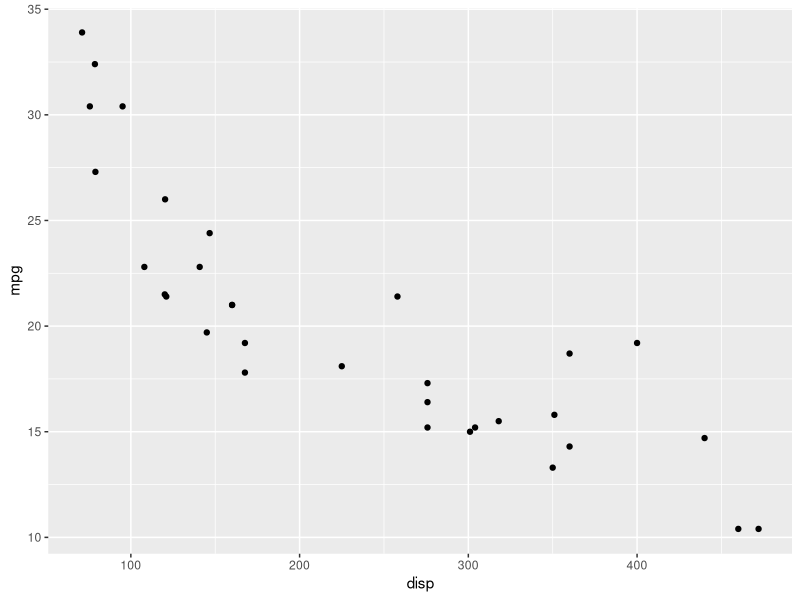
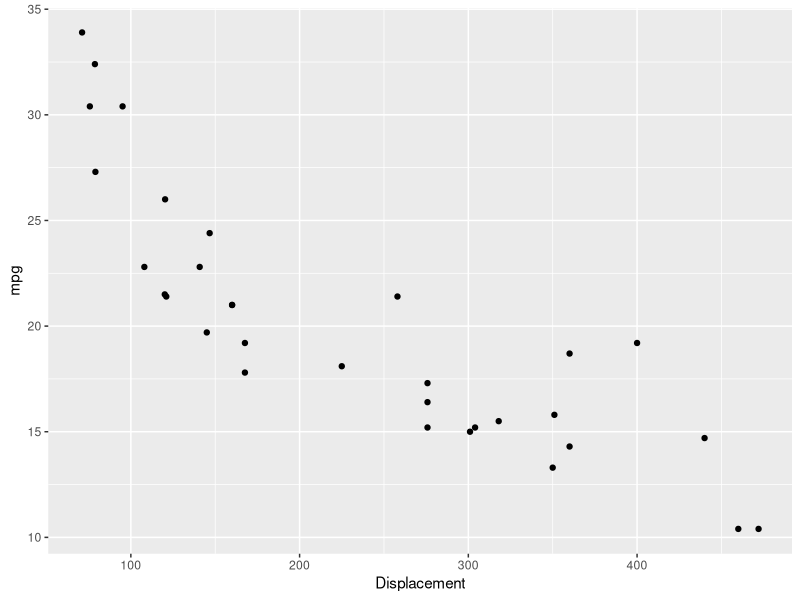
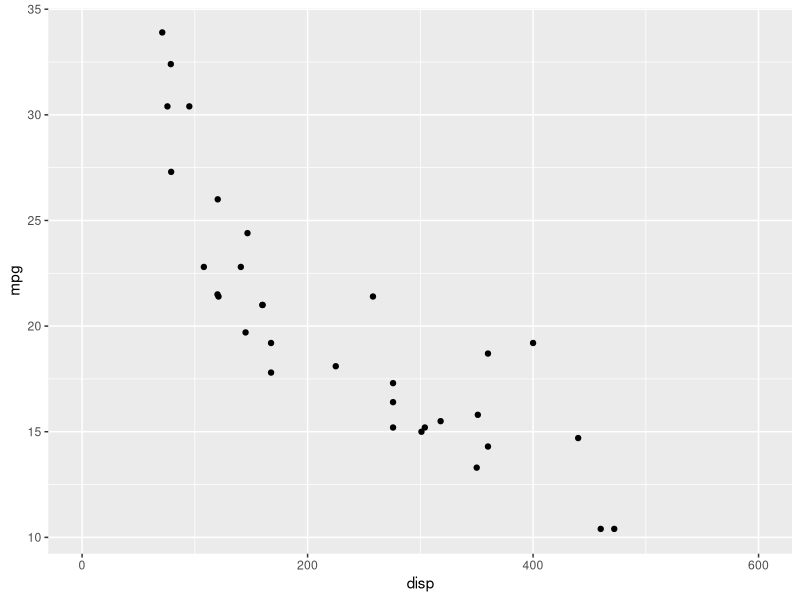
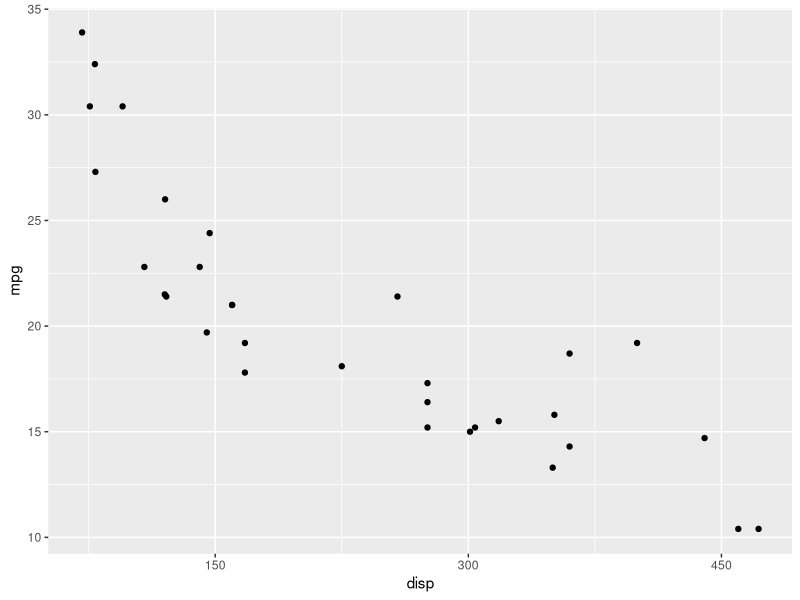
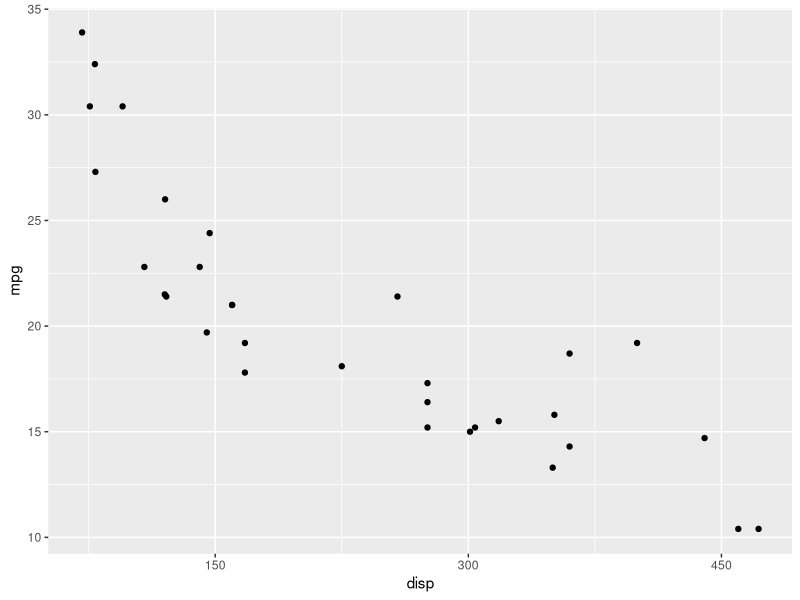
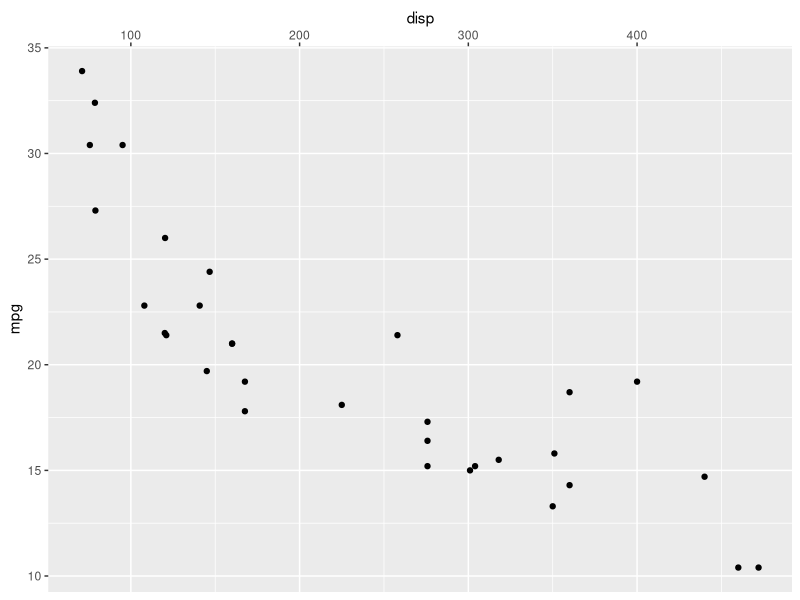
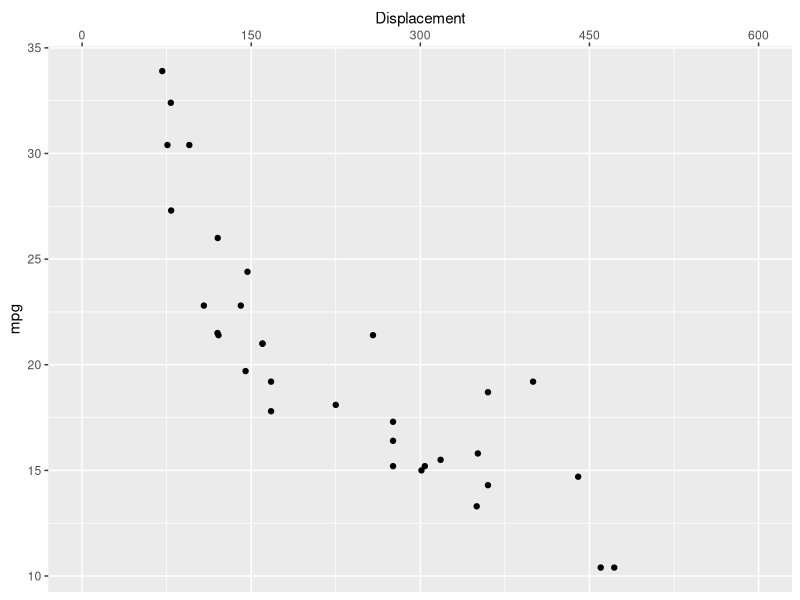
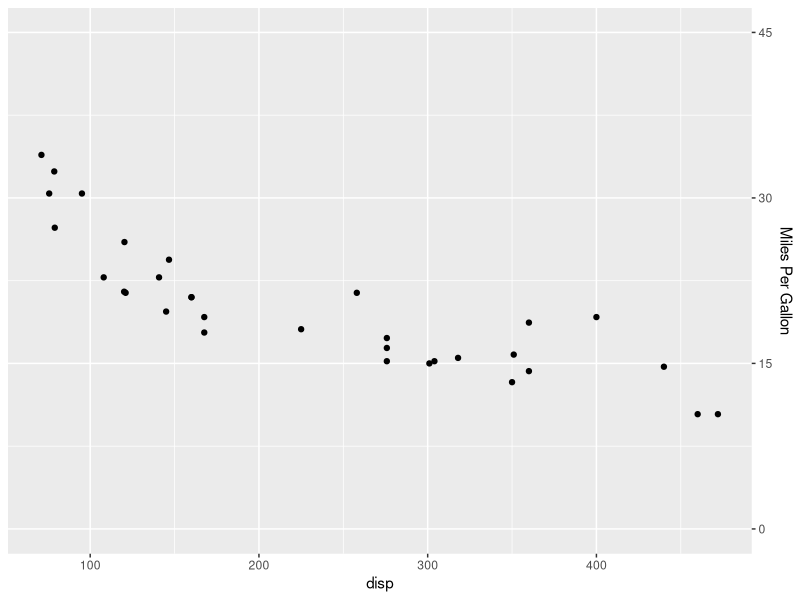

Here is the R script that generated these plots, in order:
## ---- chunk 1
library(ggplot2)
library(dplyr)
library(tidyr)
## ---- chunk 2
ggplot(mtcars) +
  geom_point(aes(disp, mpg))
## ---- chunk 3
ggplot(mtcars) +
  geom_point(aes(disp, mpg)) +
  scale_x_continuous(name = "Displacement")
## ---- chunk 4
ggplot(mtcars) +
  geom_point(aes(disp, mpg)) +
  scale_x_continuous(limits = c(0, 600))
## ---- chunk 5
ggplot(mtcars) +
  geom_point(aes(disp, mpg)) +
  scale_x_continuous(breaks = c(0, 150, 300, 450, 600))
## ---- chunk 6
ggplot(mtcars) +
  geom_point(aes(disp, mpg)) +
  scale_x_continuous(breaks = c(0, 150, 300, 450, 600),
    labels = c('0', '150', '300', '450', '600'))
## ---- chunk 7
ggplot(mtcars) +
  geom_point(aes(disp, mpg)) +
  scale_x_continuous(position = 'top')
## ---- chunk 8
ggplot(mtcars) + geom_point(aes(disp, mpg)) +
  scale_x_continuous(name = "Displacement", limits = c(0, 600),
                     breaks = c(0, 150, 300, 450, 600), position = 'top',
                     labels = c('0', '150', '300', '450', '600'))
## ---- chunk 9
ggplot(mtcars) + geom_point(aes(disp, mpg)) +
  scale_y_continuous(name = "Miles Per Gallon", limits = c(0, 45),
                     breaks = c(0, 15, 30, 45), position = 'right',
                     labels = c('0', '15', '30', '45'))
## ---- chunk 10
ggplot(mtcars) +
  geom_bar(aes(factor(cyl))) +
  scale_x_discrete(name = "Number of Cylinders")
## ---- chunk 11
ggplot(mtcars) +
  geom_bar(aes(factor(cyl))) +
  scale_x_discrete(labels = c("4" = "Four", "6" = "Six", "8" = "Eight"))
## ---- chunk 12
ggplot(mtcars) +
  geom_bar(aes(factor(cyl))) +
  scale_x_discrete(breaks = c("4", "6", "8"))
## ---- chunk 13
ggplot(mtcars) +
  geom_bar(aes(factor(cyl))) +
  scale_x_discrete(position = 'bottom')
## ---- chunk 14
ggplot(mtcars) + geom_bar(aes(factor(cyl))) +
  scale_x_discrete(name = "Number of Cylinders",
    labels = c("4" = "Four", "6" = "Six", "8" = "Eight"),
    breaks = c("4", "6", "8"), position = "bottom")
